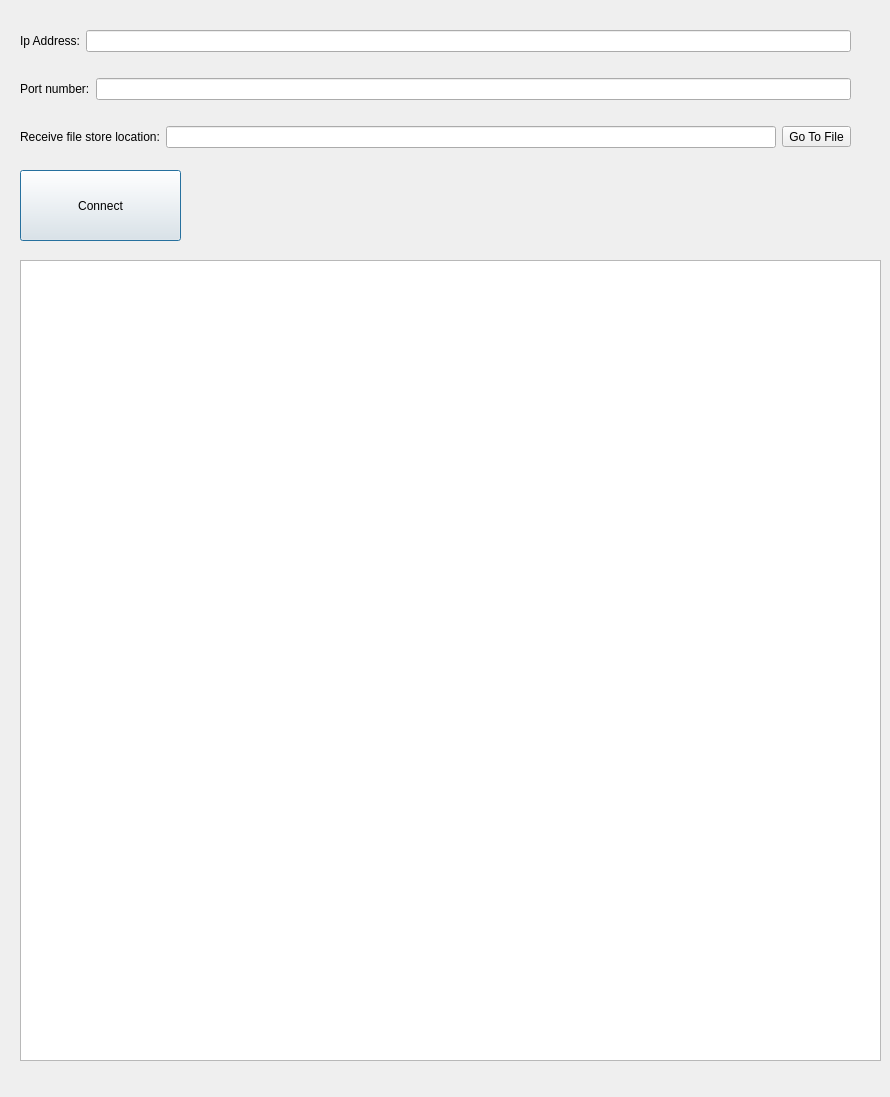
<?xml version="1.0" encoding="UTF-8"?>
<ui version="4.0">
 <class>Dialog</class>
 <widget class="QDialog" name="Dialog">
  <property name="geometry">
   <rect>
    <x>0</x>
    <y>0</y>
    <width>890</width>
    <height>1097</height>
   </rect>
  </property>
  <property name="windowTitle">
   <string>Receiver Window</string>
  </property>
  <widget class="QWidget" name="widget" native="true">
   <property name="geometry">
    <rect>
     <x>10</x>
     <y>0</y>
     <width>881</width>
     <height>1071</height>
    </rect>
   </property>
   <widget class="QPushButton" name="pushButton">
    <property name="geometry">
     <rect>
      <x>10</x>
      <y>170</y>
      <width>161</width>
      <height>71</height>
     </rect>
    </property>
    <property name="text">
     <string>Connect</string>
    </property>
   </widget>
   <widget class="QListWidget" name="listWidget">
    <property name="geometry">
     <rect>
      <x>10</x>
      <y>260</y>
      <width>861</width>
      <height>801</height>
     </rect>
    </property>
   </widget>
   <widget class="QWidget" name="">
    <property name="geometry">
     <rect>
      <x>10</x>
      <y>10</y>
      <width>831</width>
      <height>161</height>
     </rect>
    </property>
    <layout class="QVBoxLayout" name="verticalLayout">
     <item>
      <layout class="QHBoxLayout" name="horizontalLayout_2">
       <item>
        <widget class="QLabel" name="label_2">
         <property name="text">
          <string>Ip Address:</string>
         </property>
        </widget>
       </item>
       <item>
        <widget class="QLineEdit" name="lineEdit_2"/>
       </item>
      </layout>
     </item>
     <item>
      <layout class="QHBoxLayout" name="horizontalLayout">
       <item>
        <widget class="QLabel" name="label">
         <property name="text">
          <string>Port number:</string>
         </property>
        </widget>
       </item>
       <item>
        <widget class="QLineEdit" name="lineEdit"/>
       </item>
      </layout>
     </item>
     <item>
      <layout class="QHBoxLayout" name="horizontalLayout_3">
       <item>
        <widget class="QLabel" name="label_3">
         <property name="text">
          <string>Receive file store location:</string>
         </property>
        </widget>
       </item>
       <item>
        <widget class="QLineEdit" name="lineEdit_3"/>
       </item>
       <item>
        <widget class="QToolButton" name="toolButton">
         <property name="text">
          <string>Go To File</string>
         </property>
        </widget>
       </item>
      </layout>
     </item>
    </layout>
   </widget>
  </widget>
 </widget>
 <resources/>
 <connections/>
</ui>
